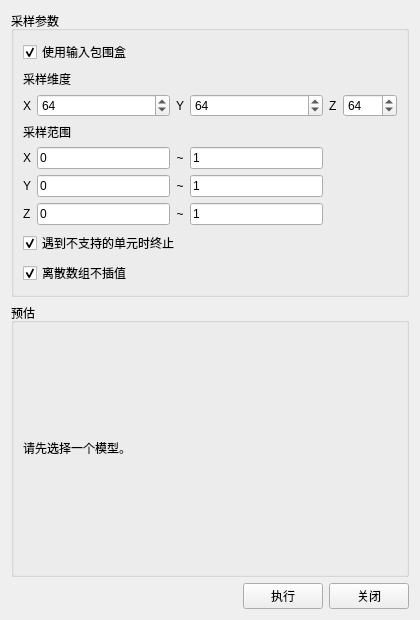
<?xml version="1.0" encoding="UTF-8"?>
<ui version="4.0">
 <class>igQtResampleToImage</class>
 <widget class="QWidget" name="igQtResampleToImage">
  <property name="geometry">
   <rect>
    <x>0</x>
    <y>0</y>
    <width>420</width>
    <height>620</height>
   </rect>
  </property>
  <property name="windowTitle">
   <string>重采样到图像</string>
  </property>
  <layout class="QVBoxLayout" name="verticalLayout">
   <item>
    <widget class="QGroupBox" name="groupBox_Sampling">
     <property name="title">
      <string>采样参数</string>
     </property>
     <layout class="QGridLayout" name="gridLayout_Sampling">
      <item row="0" column="0" colspan="6">
       <widget class="QCheckBox" name="checkBox_UseInputBounds">
        <property name="text">
         <string>使用输入包围盒</string>
        </property>
        <property name="checked">
         <bool>true</bool>
        </property>
       </widget>
      </item>
      <item row="1" column="0" colspan="6">
       <widget class="QLabel" name="label_DimTitle">
        <property name="text">
         <string>采样维度</string>
        </property>
       </widget>
      </item>
      <item row="2" column="0">
       <widget class="QLabel" name="label_DimX">
        <property name="text">
         <string>X</string>
        </property>
       </widget>
      </item>
      <item row="2" column="1">
       <widget class="QSpinBox" name="spinBox_DimX">
        <property name="minimum">
         <number>1</number>
        </property>
        <property name="maximum">
         <number>2048</number>
        </property>
        <property name="value">
         <number>64</number>
        </property>
       </widget>
      </item>
      <item row="2" column="2">
       <widget class="QLabel" name="label_DimY">
        <property name="text">
         <string>Y</string>
        </property>
       </widget>
      </item>
      <item row="2" column="3">
       <widget class="QSpinBox" name="spinBox_DimY">
        <property name="minimum">
         <number>1</number>
        </property>
        <property name="maximum">
         <number>2048</number>
        </property>
        <property name="value">
         <number>64</number>
        </property>
       </widget>
      </item>
      <item row="2" column="4">
       <widget class="QLabel" name="label_DimZ">
        <property name="text">
         <string>Z</string>
        </property>
       </widget>
      </item>
      <item row="2" column="5">
       <widget class="QSpinBox" name="spinBox_DimZ">
        <property name="minimum">
         <number>1</number>
        </property>
        <property name="maximum">
         <number>2048</number>
        </property>
        <property name="value">
         <number>64</number>
        </property>
       </widget>
      </item>
      <item row="3" column="0" colspan="6">
       <widget class="QLabel" name="label_BoundsTitle">
        <property name="text">
         <string>采样范围</string>
        </property>
       </widget>
      </item>
      <item row="4" column="0">
       <widget class="QLabel" name="label_XRange">
        <property name="text">
         <string>X</string>
        </property>
       </widget>
      </item>
      <item row="4" column="1">
       <widget class="QLineEdit" name="lineEdit_XMin">
        <property name="text">
         <string>0</string>
        </property>
       </widget>
      </item>
      <item row="4" column="2">
       <widget class="QLabel" name="label_XTo">
        <property name="text">
         <string>~</string>
        </property>
        <property name="alignment">
         <set>Qt::AlignCenter</set>
        </property>
       </widget>
      </item>
      <item row="4" column="3">
       <widget class="QLineEdit" name="lineEdit_XMax">
        <property name="text">
         <string>1</string>
        </property>
       </widget>
      </item>
      <item row="5" column="0">
       <widget class="QLabel" name="label_YRange">
        <property name="text">
         <string>Y</string>
        </property>
       </widget>
      </item>
      <item row="5" column="1">
       <widget class="QLineEdit" name="lineEdit_YMin">
        <property name="text">
         <string>0</string>
        </property>
       </widget>
      </item>
      <item row="5" column="2">
       <widget class="QLabel" name="label_YTo">
        <property name="text">
         <string>~</string>
        </property>
        <property name="alignment">
         <set>Qt::AlignCenter</set>
        </property>
       </widget>
      </item>
      <item row="5" column="3">
       <widget class="QLineEdit" name="lineEdit_YMax">
        <property name="text">
         <string>1</string>
        </property>
       </widget>
      </item>
      <item row="6" column="0">
       <widget class="QLabel" name="label_ZRange">
        <property name="text">
         <string>Z</string>
        </property>
       </widget>
      </item>
      <item row="6" column="1">
       <widget class="QLineEdit" name="lineEdit_ZMin">
        <property name="text">
         <string>0</string>
        </property>
       </widget>
      </item>
      <item row="6" column="2">
       <widget class="QLabel" name="label_ZTo">
        <property name="text">
         <string>~</string>
        </property>
        <property name="alignment">
         <set>Qt::AlignCenter</set>
        </property>
       </widget>
      </item>
      <item row="6" column="3">
       <widget class="QLineEdit" name="lineEdit_ZMax">
        <property name="text">
         <string>1</string>
        </property>
       </widget>
      </item>
      <item row="7" column="0" colspan="6">
       <widget class="QCheckBox" name="checkBox_FailOnUnsupported">
        <property name="text">
         <string>遇到不支持的单元时终止</string>
        </property>
        <property name="checked">
         <bool>true</bool>
        </property>
       </widget>
      </item>
      <item row="8" column="0" colspan="6">
       <widget class="QCheckBox" name="checkBox_DisableDiscreteInterp">
        <property name="text">
         <string>离散数组不插值</string>
        </property>
        <property name="checked">
         <bool>true</bool>
        </property>
       </widget>
      </item>
     </layout>
    </widget>
   </item>
   <item>
    <widget class="QGroupBox" name="groupBox_Info">
     <property name="title">
      <string>预估</string>
     </property>
     <layout class="QVBoxLayout" name="verticalLayout_Info">
      <item>
       <widget class="QLabel" name="label_Info">
        <property name="text">
         <string>请先选择一个模型。</string>
        </property>
        <property name="textInteractionFlags">
         <set>Qt::TextSelectableByMouse</set>
        </property>
        <property name="wordWrap">
         <bool>true</bool>
        </property>
       </widget>
      </item>
     </layout>
    </widget>
   </item>
   <item>
    <layout class="QHBoxLayout" name="horizontalLayout_Buttons">
     <item>
      <spacer name="horizontalSpacer_Buttons">
       <property name="orientation">
        <enum>Qt::Horizontal</enum>
       </property>
       <property name="sizeHint" stdset="0">
        <size>
         <width>40</width>
         <height>20</height>
        </size>
       </property>
      </spacer>
     </item>
     <item>
      <widget class="QPushButton" name="pushButton_Run">
       <property name="text">
        <string>执行</string>
       </property>
      </widget>
     </item>
     <item>
      <widget class="QPushButton" name="pushButton_Close">
       <property name="text">
        <string>关闭</string>
       </property>
      </widget>
     </item>
    </layout>
   </item>
  </layout>
 </widget>
 <resources/>
 <connections/>
</ui>
